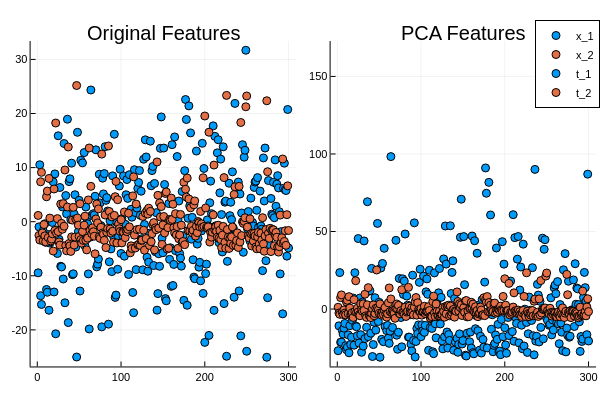

Write notebook code for a chart like this one.
### Code cell
p1 = scatter(A[:,1],label="x_1", title="Original Features")
scatter!(T[:,2], label="x_2")
p2 = scatter(T[:,1], label="t_1", title="PCA Features")
scatter!(T[:,2], label="t_2")
plot(p1,p2)
#scatter!(A[:,1])

### Figure 1 — Plotly figure (JSON) as saved in the notebook; plotly's stock layout.template omitted (floating-point values rounded to 4 significant figures; data arrays with more than 128 entries replaced by an {"elided": "..."} marker saying what was removed)
{"data": [{"colorbar": {"len": 0.9039, "title": "", "x": 0.4934, "y": 0.4896}, "legendgroup": "x_1", "marker": {"color": "rgba(0, 154, 250, 1.000)", "line": {"color": "rgba(0, 0, 0, 1.000)", "width": 1}, "size": 8, "symbol": "circle"}, "mode": "markers", "name": "x_1", "showlegend": true, "type": "scatter", "x": {"elided": "300 int values"}, "xaxis": "x1", "y": {"elided": "300 float values"}, "yaxis": "y1"}, {"colorbar": {"len": 0.9039, "title": "", "x": 0.4934, "y": 0.4896}, "legendgroup": "x_2", "marker": {"color": "rgba(227, 111, 71, 1.000)", "line": {"color": "rgba(0, 0, 0, 1.000)", "width": 1}, "size": 8, "symbol": "circle"}, "mode": "markers", "name": "x_2", "showlegend": true, "type": "scatter", "x": {"elided": "300 int values"}, "xaxis": "x1", "y": {"elided": "300 float values"}, "yaxis": "y1"}, {"colorbar": {"len": 0.9039, "title": "", "x": 0.9934, "y": 0.4896}, "legendgroup": "t_1", "marker": {"color": "rgba(0, 154, 250, 1.000)", "line": {"color": "rgba(0, 0, 0, 1.000)", "width": 1}, "size": 8, "symbol": "circle"}, "mode": "markers", "name": "t_1", "showlegend": true, "type": "scatter", "x": {"elided": "300 int values"}, "xaxis": "x2", "y": {"elided": "300 float values"}, "yaxis": "y2"}, {"colorbar": {"len": 0.9039, "title": "", "x": 0.9934, "y": 0.4896}, "legendgroup": "t_2", "marker": {"color": "rgba(227, 111, 71, 1.000)", "line": {"color": "rgba(0, 0, 0, 1.000)", "width": 1}, "size": 8, "symbol": "circle"}, "mode": "markers", "name": "t_2", "showlegend": true, "type": "scatter", "x": {"elided": "300 int values"}, "xaxis": "x2", "y": {"elided": "300 float values"}, "yaxis": "y2"}], "layout": {"annotations": [{"font": {"color": "rgba(0, 0, 0, 1.000)", "family": "sans-serif", "size": 20}, "rotation": 0, "showarrow": false, "text": "Original Features", "x": 0.2722, "xanchor": "center", "xref": "paper", "y": 1, "yanchor": "top", "yref": "paper"}, {"font": {"color": "rgba(0, 0, 0, 1.000)", "family": "sans-serif", "size": 20}, "rotation": 0, "showarrow": false, "text": "PCA Features", "x": 0.7722, "xanchor": "center", "xref": "paper", "y": 1, "yanchor": "top", "yref": "paper"}], "height": 400, "legend": {"bgcolor": "rgba(255, 255, 255, 1.000)", "bordercolor": "rgba(0, 0, 0, 1.000)", "borderwidth": 1, "font": {"color": "rgba(0, 0, 0, 1.000)", "family": "sans-serif", "size": 11}, "title": {"font": {"color": "rgba(0, 0, 0, 1.000)", "family": "sans-serif", "size": 15}, "text": ""}, "tracegroupgap": 0, "traceorder": "normal", "x": 1, "xanchor": "auto", "y": 1, "yanchor": "auto"}, "margin": {"b": 20, "l": 0, "r": 0, "t": 20}, "paper_bgcolor": "rgba(255, 255, 255, 1.000)", "plot_bgcolor": "rgba(255, 255, 255, 1.000)", "showlegend": true, "width": 600, "xaxis1": {"anchor": "y1", "domain": [0.05101, 0.4934], "gridcolor": "rgba(0, 0, 0, 0.100)", "gridwidth": 0.5, "linecolor": "rgba(0, 0, 0, 1.000)", "mirror": false, "range": [-7.97, 309.0], "showgrid": true, "showline": true, "showticklabels": true, "tickangle": 0, "tickcolor": "rgb(0, 0, 0)", "tickfont": {"color": "rgba(0, 0, 0, 1.000)", "family": "sans-serif", "size": 11}, "tickmode": "array", "ticks": "inside", "ticktext": ["0", "100", "200", "300"], "tickvals": [0, 100, 200, 300], "title": "", "titlefont": {"color": "rgba(0, 0, 0, 1.000)", "family": "sans-serif", "size": 15}, "type": "-", "visible": true, "zeroline": false, "zerolinecolor": "rgba(0, 0, 0, 1.000)"}, "xaxis2": {"anchor": "y2", "domain": [0.551, 0.9934], "gridcolor": "rgba(0, 0, 0, 0.100)", "gridwidth": 0.5, "linecolor": "rgba(0, 0, 0, 1.000)", "mirror": false, "range": [-7.97, 309.0], "showgrid": true, "showline": true, "showticklabels": true, "tickangle": 0, "tickcolor": "rgb(0, 0, 0)", "tickfont": {"color": "rgba(0, 0, 0, 1.000)", "family": "sans-serif", "size": 11}, "tickmode": "array", "ticks": "inside", "ticktext": ["0", "100", "200", "300"], "tickvals": [0, 100, 200, 300], "title": "", "titlefont": {"color": "rgba(0, 0, 0, 1.000)", "family": "sans-serif", "size": 15}, "type": "-", "visible": true, "zeroline": false, "zerolinecolor": "rgba(0, 0, 0, 1.000)"}, "yaxis1": {"anchor": "x1", "domain": [0.03762, 0.9415], "gridcolor": "rgba(0, 0, 0, 0.100)", "gridwidth": 0.5, "linecolor": "rgba(0, 0, 0, 1.000)", "mirror": false, "range": [-26.77, 33.4], "showgrid": true, "showline": true, "showticklabels": true, "tickangle": 0, "tickcolor": "rgb(0, 0, 0)", "tickfont": {"color": "rgba(0, 0, 0, 1.000)", "family": "sans-serif", "size": 11}, "tickmode": "array", "ticks": "inside", "ticktext": ["-20", "-10", "0", "10", "20", "30"], "tickvals": [-20, -10, 0, 10, 20, 30], "title": "", "titlefont": {"color": "rgba(0, 0, 0, 1.000)", "family": "sans-serif", "size": 15}, "type": "-", "visible": true, "zeroline": false, "zerolinecolor": "rgba(0, 0, 0, 1.000)"}, "yaxis2": {"anchor": "x2", "domain": [0.03762, 0.9415], "gridcolor": "rgba(0, 0, 0, 0.100)", "gridwidth": 0.5, "linecolor": "rgba(0, 0, 0, 1.000)", "mirror": false, "range": [-37.02, 172.8], "showgrid": true, "showline": true, "showticklabels": true, "tickangle": 0, "tickcolor": "rgb(0, 0, 0)", "tickfont": {"color": "rgba(0, 0, 0, 1.000)", "family": "sans-serif", "size": 11}, "tickmode": "array", "ticks": "inside", "ticktext": ["0", "50", "100", "150"], "tickvals": [0, 50, 100, 150], "title": "", "titlefont": {"color": "rgba(0, 0, 0, 1.000)", "family": "sans-serif", "size": 15}, "type": "-", "visible": true, "zeroline": false, "zerolinecolor": "rgba(0, 0, 0, 1.000)"}}}
